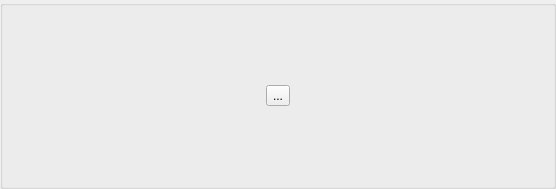
<?xml version="1.0" encoding="UTF-8"?>
<ui version="4.0">
 <class>play_groupbox</class>
 <widget class="QGroupBox" name="play_groupbox">
  <property name="geometry">
   <rect>
    <x>0</x>
    <y>0</y>
    <width>556</width>
    <height>189</height>
   </rect>
  </property>
  <property name="windowTitle">
   <string>GroupBox</string>
  </property>
  <layout class="QGridLayout" name="gridLayout">
   <item row="0" column="0">
    <widget class="QToolButton" name="play_button">
     <property name="text">
      <string>...</string>
     </property>
    </widget>
   </item>
  </layout>
 </widget>
 <resources/>
 <connections/>
</ui>
